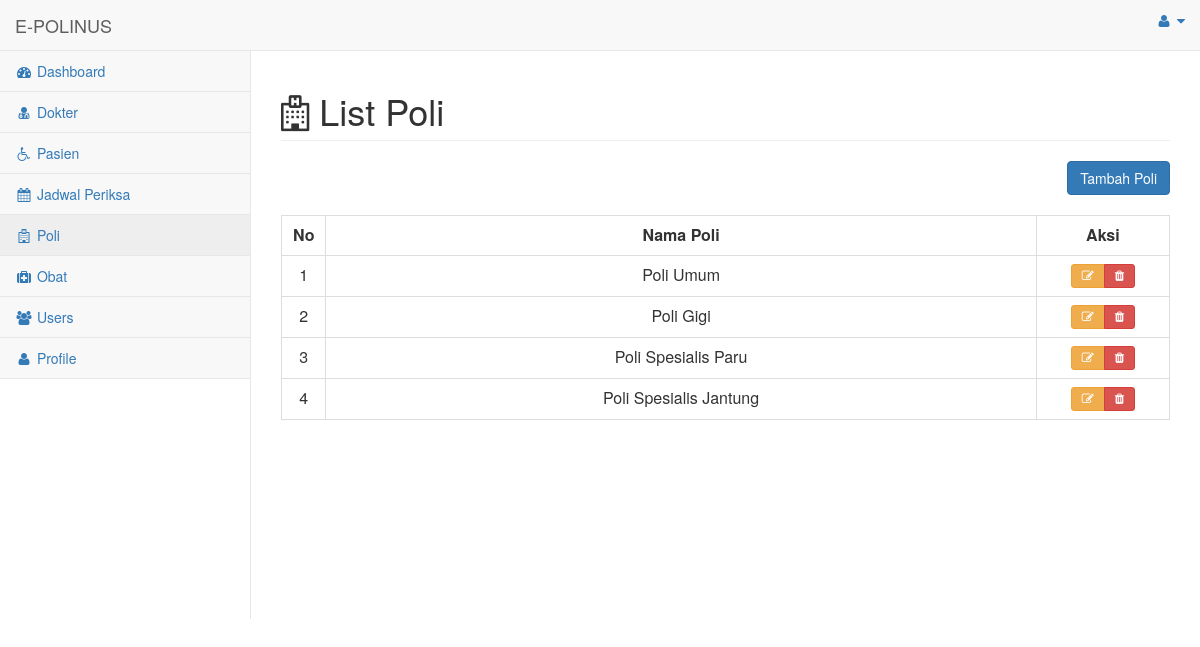
The page /menu/menu_poli.php (signed in) on the database as committed earlier.
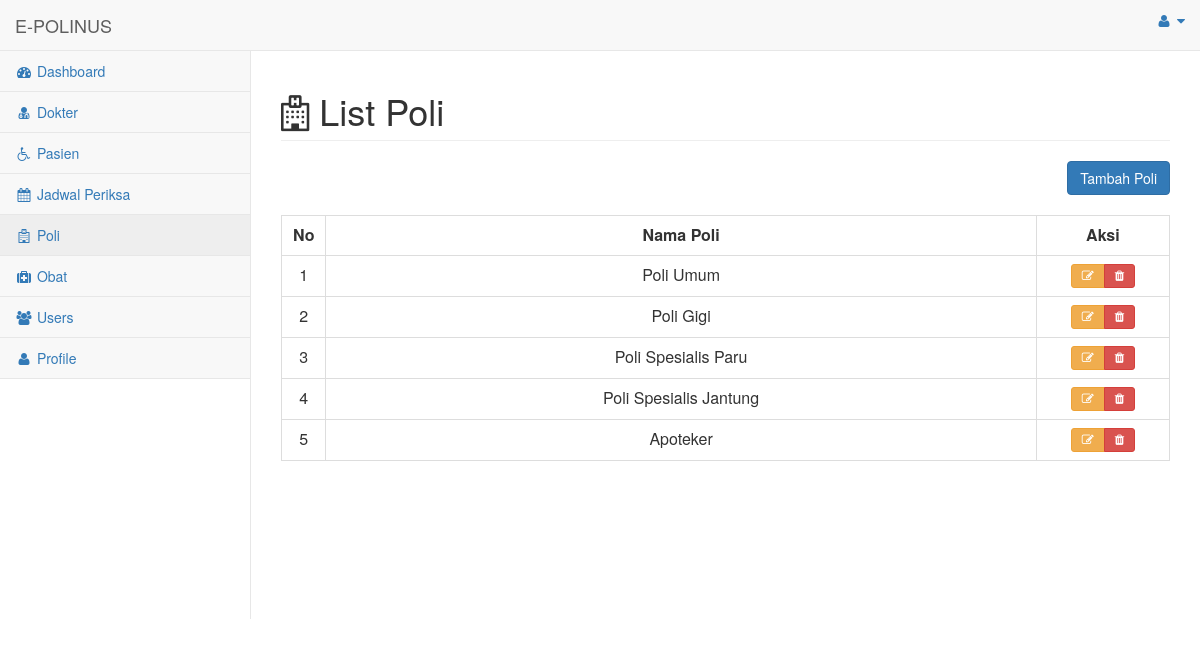
The same page on the database as committed later.
### tables this page shows
CREATE TABLE `poli` (
  `id` int(11) UNSIGNED NOT NULL,
  `nama_poli` varchar(25) NOT NULL,
  `keterangan` text NOT NULL
);

### menu/menu_poli.php (the view, shortened to what this page needs)
<html>
<head>
    <link href="../vendor/bootstrap/css/bootstrap.min.css" rel="stylesheet">
    <link href="../vendor/metisMenu/metisMenu.min.css" rel="stylesheet">
    <link href="../dist/css/sb-admin-2.css" rel="stylesheet">
    <link href="../vendor/morrisjs/morris.css" rel="stylesheet">
    <link href="../vendor/font-awesome/css/font-awesome.min.css" rel="stylesheet" type="text/css">
    <link href="../vendor/datatables-plugins/dataTables.bootstrap.css" rel="stylesheet">
    <link href="../vendor/datatables-responsive/dataTables.responsive.css" rel="stylesheet">
    <link rel="stylesheet" href="https://maxcdn.bootstrapcdn.com/bootstrap/3.4.1/css/bootstrap.min.css">
</head>
<body>
<div id="wrapper">
        <nav class="navbar navbar-default navbar-static-top" role="navigation" style="margin-bottom: 0">
            <div class="navbar-header">
                <a class="navbar-brand" >E-POLINUS</a>
            </div>
            <ul class="nav navbar-top-links navbar-right">
                <li class="dropdown">
                    <a class="dropdown-toggle" data-toggle="dropdown" href="#">
                        <i class="fa fa-user fa-fw"></i> <i class="fa fa-caret-down"></i>
                    </a>
                </li>
            </ul>
            <div class="navbar-default sidebar" role="navigation">
                <div class="sidebar-nav navbar-collapse">
                    <ul class="nav" id="side-menu">
                        <li>
                            <a href="../halaman_admin.php"><i class="fa fa-dashboard fa-fw"></i> Dashboard</a>
                        </li>
                        <li>
                            <a href="menu_dokter.php"><i class="fa fa-user-md fa-fw"></i> Dokter</a>
                        </li>
                        <li>
                            <a href="menu_pasien.php"><i class="fa fa fa-wheelchair fa-fw"></i> Pasien</a>
                        </li>
                        <li>
                            <a href="menu/menu_jadwal_periksa.php"><i class="fa fa-calendar fa-fw"></i> Jadwal Periksa</a>
                        </li>
                        <li>
                            <a href="menu_poli.php"><i class="fa fa fa-hospital-o fa-fw"></i> Poli</a>
                        </li>
                        <li>
                            <a href="menu_obat.php"><i class="fa fa fa-medkit fa-fw"></i> Obat</a>
                        </li>
                        <li>
                            <a href="menu_users.php"><i class="fa fa-users fa-fw"></i> Users</a>
                        </li>
                        <li>
                            <a href="menu_profile.php"><i class="fa fa-user fa-fw"></i> Profile</a>
                        </li>
                    </ul>
                </div>
            </div>
        </nav>
<div id="page-wrapper">
            <div class="row">
                <div class="col-lg-12">
                    <h1 class="page-header"><i class="fa fa-hospital-o"></i> List Poli</h1>
                </div>
                <div class="col-lg-12">
                <div style='float: right;' >
                          <button type="button" class="btn btn-primary btn-icon-split" data-toggle="modal" data-target="#myModal">Tambah Poli</button>
	            </div>
	            </div>
            </div>
            <br>
            <div class="card-body">
                <div class="table-responsive">
                    <table class="table table-bordered" id="dataTable" width="100%" cellspacing="0">
                    <tr align="center" style="font-weight:bold">
                    <td width="5%">No</td>
                    <td>Nama Poli</td>
                    <td width="15%">Aksi</td>
                    </tr>
                    <?php
                        include '../koneksi.php';
                        $no = 1;
                        $query = "SELECT * FROM poli WHERE id NOT IN ( 5 )";
                        $result = mysqli_query($koneksi, $query);
                        while ($row = mysqli_fetch_array($result)) :
                            ?>
                                    <tr align="center">
                                    <td><?= $no++ ?></td>
                                    <td><?= $row['nama_poli'] ?></td>
                                    <td>
                                        <div class="btn-group" role="group">
                                        <a title="Edit Data" type="button" class="btn btn-sm btn-warning" data-toggle="modal" data-target="#modalEdit<?=$no?>"><i class="fa fa-edit"></i></a>
                                        <a title="Hapus Data" type="button" class="btn btn-sm btn-danger" data-toggle="modal" data-target="#modalHapus<?=$no?>" ><i class="fa fa-trash"></i></a>
                                        </div>
                                    </td>
                                    </tr>
                                    <?php endwhile; ?>
                    </table>
                </div>
            </div>
</div>
</div>
</body>
</html>

Rows that differ between the two databases and show on the page:
added poli: nama_poli "Apoteker"
